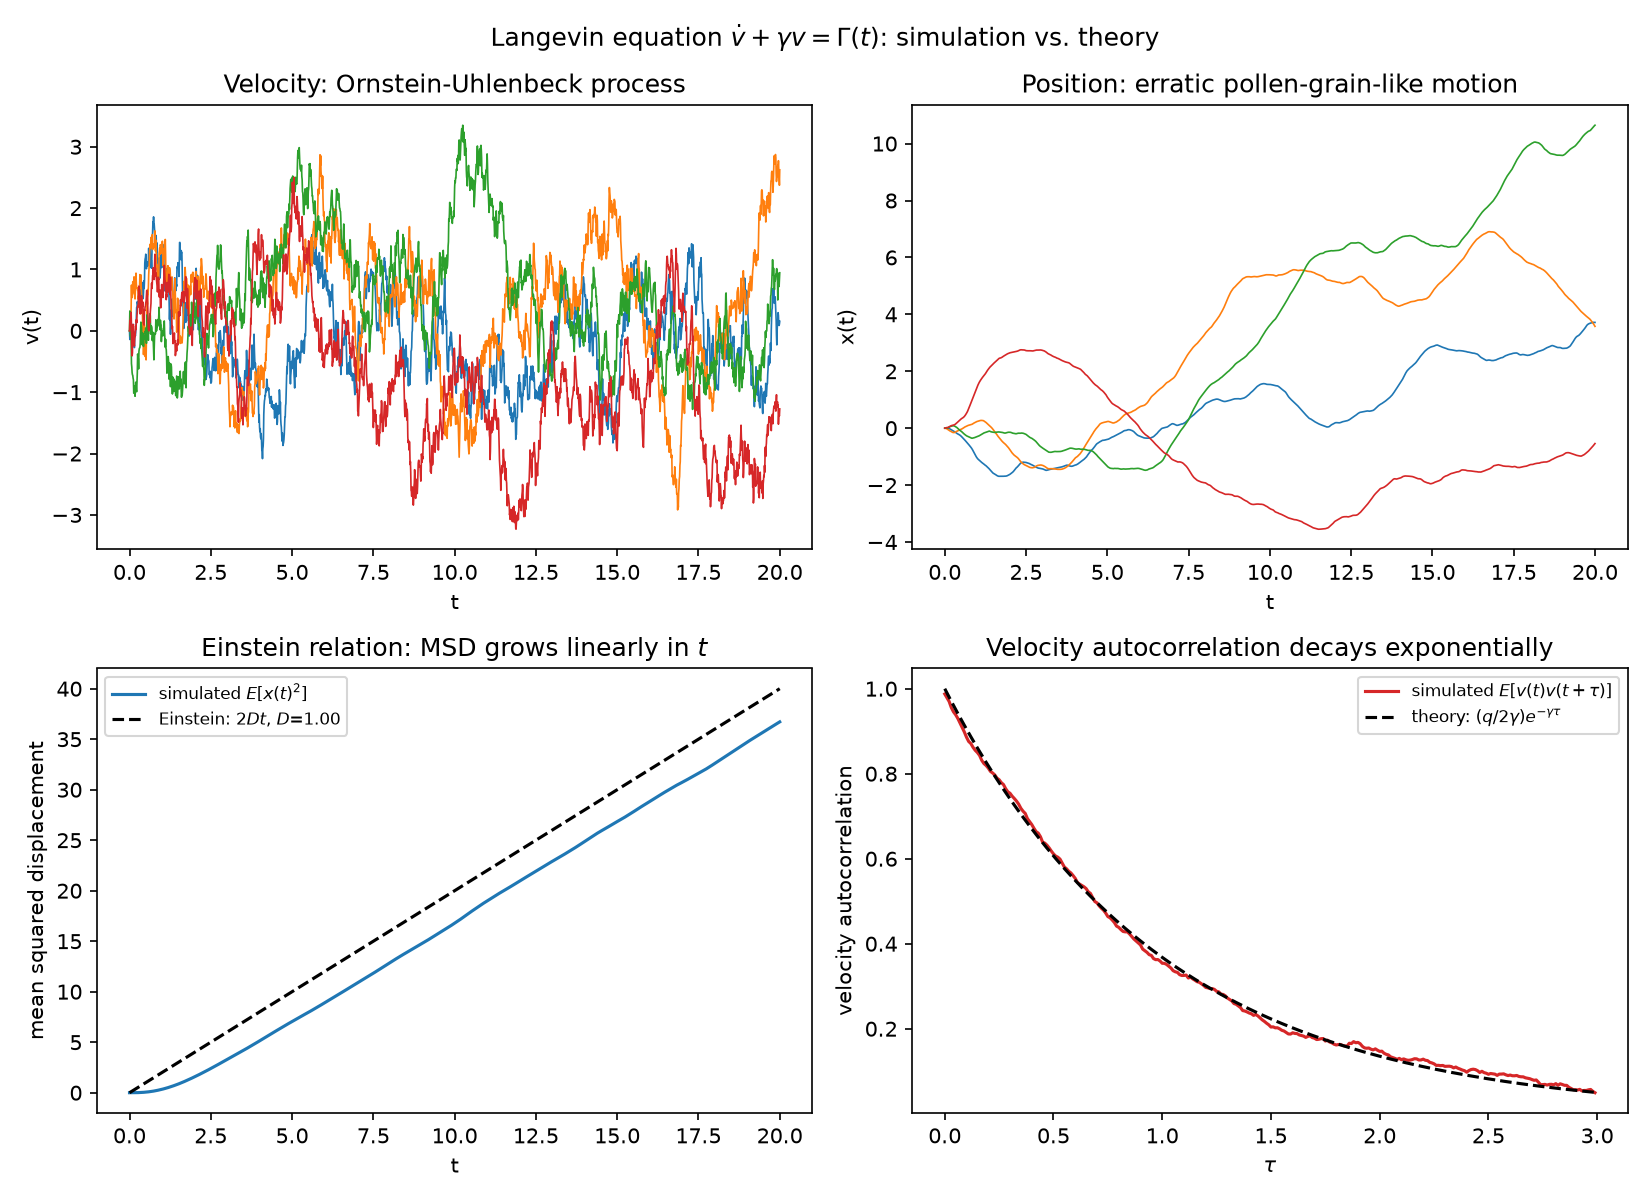

Write Python code to recreate this figure.
"""
Simulates the Langevin equation (Sec. 5.1) and checks that it reproduces the
physical predictions it's supposed to: Ornstein-Uhlenbeck velocity relaxation
and Einstein's linear-in-time mean squared displacement for the position.

    v_dot + gamma * v = Gamma(t),        Gamma(t) the Langevin force        (Eq. 5.4)

with:
    E[Gamma(t)] = 0
    E[Gamma(t) Gamma(t')] = q * delta(t - t')

Discretized via Euler-Maruyama (Gamma(t) dt -> sqrt(q * dt) * z, z ~ N(0, 1)):

    v_{k+1} = v_k * (1 - gamma * dt) + sqrt(q * dt) * z_k
    x_{k+1} = x_k + v_k * dt

v(t) is an Ornstein-Uhlenbeck process with known closed forms this script
checks the simulation against:

    stationary velocity variance:      Var[v] -> q / (2 * gamma)
    velocity autocorrelation:          E[v(t) v(t+tau)] = (q / (2 gamma)) * exp(-gamma |tau|)
    long-time mean squared displacement (Einstein):
                                        E[x(t)^2] ~ 2 D t,   D = q / (2 gamma^2)
"""

import numpy as np
import matplotlib.pyplot as plt

GAMMA = 1.0     # friction coefficient
Q = 2.0         # Langevin force intensity, E[Gamma(t)Gamma(t')] = Q delta(t-t')
DT = 0.001
T_TOTAL = 20.0
N_STEPS = int(T_TOTAL / DT)

N_SHOW = 4          # individual trajectories to plot
N_ENSEMBLE = 4000    # particles for MSD / autocorrelation statistics

D_THEORY = Q / (2 * GAMMA ** 2)                    # Einstein diffusion coefficient
V_VAR_THEORY = Q / (2 * GAMMA)                      # stationary velocity variance

rng = np.random.default_rng(0)


def simulate(n_particles, n_steps, dt, record_every=1):
    v = np.zeros(n_particles)
    x = np.zeros(n_particles)
    ts = np.arange(0, n_steps + 1, record_every) * dt
    v_hist = np.zeros((len(ts), n_particles))
    x_hist = np.zeros((len(ts), n_particles))
    v_hist[0] = v
    x_hist[0] = x

    rec_idx = 1
    for k in range(n_steps):
        z = rng.normal(size=n_particles)
        x = x + v * dt
        v = v * (1 - GAMMA * dt) + np.sqrt(Q * dt) * z
        if (k + 1) % record_every == 0:
            v_hist[rec_idx] = v
            x_hist[rec_idx] = x
            rec_idx += 1

    return ts, v_hist, x_hist


def run():
    record_every = 10
    ts, v_hist, x_hist = simulate(N_ENSEMBLE, N_STEPS, DT, record_every=record_every)

    msd = np.mean(x_hist ** 2, axis=1)
    v_var = np.var(v_hist, axis=1)

    # velocity autocorrelation from the (stationary, late-time) portion of the ensemble
    burn = len(ts) // 2
    v_stationary = v_hist[burn:]
    max_lag = 300
    lags = np.arange(max_lag) * DT * record_every
    autocorr = np.array([
        np.mean(v_stationary[0] * v_stationary[lag]) for lag in range(max_lag)
        if lag < v_stationary.shape[0]
    ])
    lags = lags[:len(autocorr)]

    fig, axes = plt.subplots(2, 2, figsize=(11, 8))

    # (a) individual velocity trajectories
    ax = axes[0, 0]
    show_ts, v_show, _ = simulate(N_SHOW, N_STEPS, DT, record_every=record_every)
    for j in range(N_SHOW):
        ax.plot(show_ts, v_show[:, j], linewidth=0.8)
    ax.set_xlabel("t")
    ax.set_ylabel("v(t)")
    ax.set_title("Velocity: Ornstein-Uhlenbeck process")

    # (b) individual position trajectories (the actual "Brownian motion")
    ax = axes[0, 1]
    _, _, x_show = simulate(N_SHOW, N_STEPS, DT, record_every=record_every)
    for j in range(N_SHOW):
        ax.plot(show_ts, x_show[:, j], linewidth=0.8)
    ax.set_xlabel("t")
    ax.set_ylabel("x(t)")
    ax.set_title("Position: erratic pollen-grain-like motion")

    # (c) mean squared displacement vs Einstein's prediction
    ax = axes[1, 0]
    ax.plot(ts, msd, label="simulated $E[x(t)^2]$", color="tab:blue")
    ax.plot(ts, 2 * D_THEORY * ts, "--", color="black", label=f"Einstein: $2Dt$, $D$={D_THEORY:.2f}")
    ax.set_xlabel("t")
    ax.set_ylabel("mean squared displacement")
    ax.set_title("Einstein relation: MSD grows linearly in $t$")
    ax.legend(fontsize=8)

    # (d) velocity autocorrelation vs theory
    ax = axes[1, 1]
    ax.plot(lags, autocorr, label="simulated $E[v(t)v(t+\\tau)]$", color="tab:red")
    ax.plot(lags, V_VAR_THEORY * np.exp(-GAMMA * lags), "--", color="black",
            label=f"theory: $(q/2\\gamma) e^{{-\\gamma \\tau}}$")
    ax.set_xlabel(r"$\tau$")
    ax.set_ylabel("velocity autocorrelation")
    ax.set_title("Velocity autocorrelation decays exponentially")
    ax.legend(fontsize=8)

    fig.suptitle("Langevin equation $\\dot v + \\gamma v = \\Gamma(t)$: simulation vs. theory")
    fig.tight_layout()

    out_path = "langevin_simulation.png"
    fig.savefig(out_path, dpi=150)
    print(f"Saved figure to {out_path}")
    print(f"Stationary velocity variance: simulated={v_var[-1]:.3f}, theory={V_VAR_THEORY:.3f}")
    print(f"MSD slope near t={T_TOTAL}: simulated={msd[-1]/ts[-1]:.3f}, theory (2D)={2*D_THEORY:.3f}")


if __name__ == "__main__":
    run()
